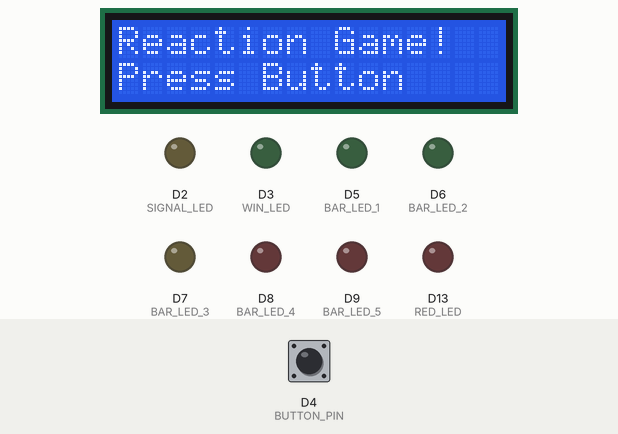
Simulated run of this sketch. Board: STM32 Nucleo. On the bench: 16×2 character LCD, output pins drawn as LEDs (lit = HIGH). The inputs (shaded band) are chosen by the test bench; at power-on: D4 (BUTTON_PIN) HIGH.

Above: at 1.2 s.
1.3 s: D4 (BUTTON_PIN) pulled LOW for 0.15 s
At 1.9 s:
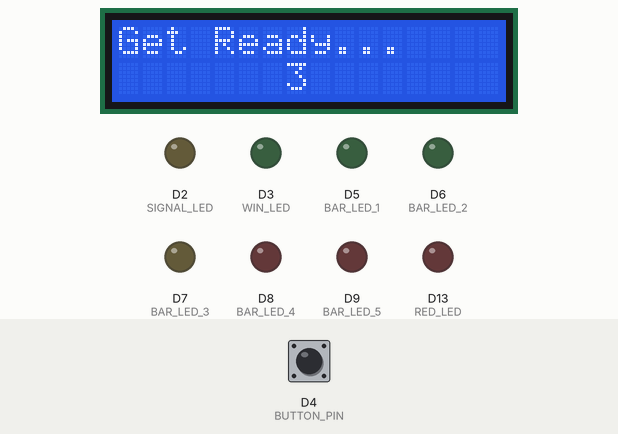
4.4 s: D4 (BUTTON_PIN) pulled LOW for 1 s
At 5.6 s:
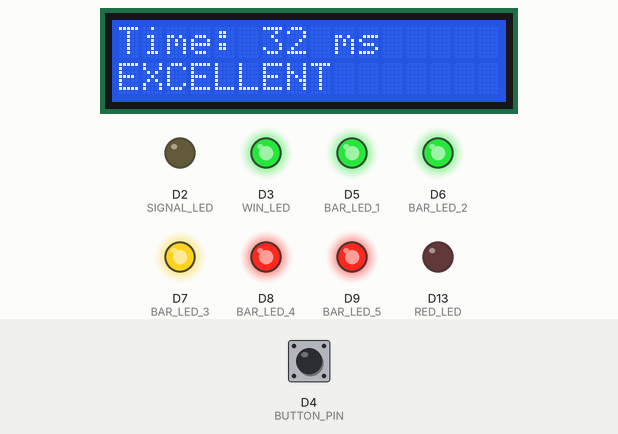
8.4 s: D4 (BUTTON_PIN) pulled LOW for 3.2 s
At 12.6 s:
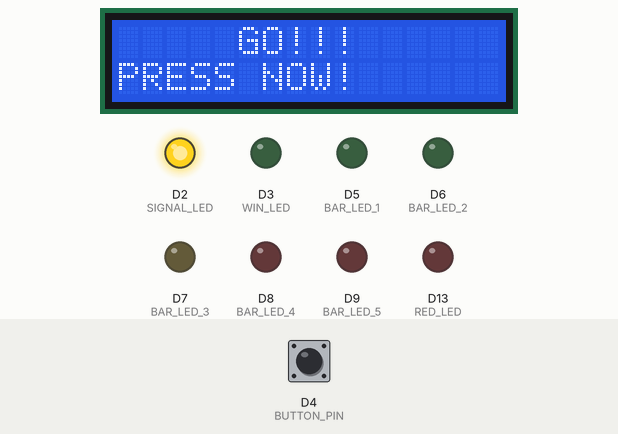
13.1 s: D4 (BUTTON_PIN) pulled LOW for 0.15 s
At 13.5 s:
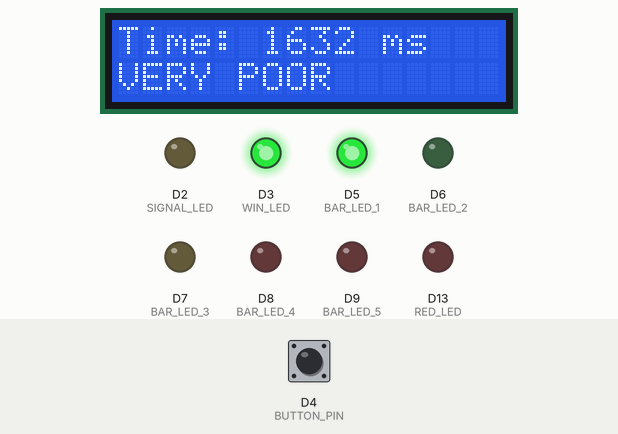
Timing chart, 0 to 17.2 s (numbered marks = the images above; inputs shaded):
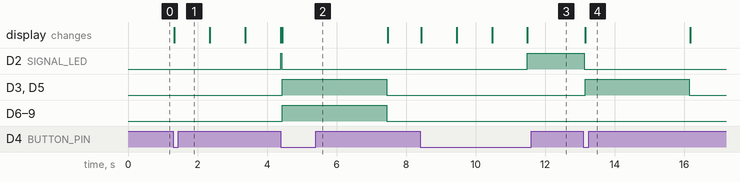

Measured:
- after the input at 1.3 s, D2 (SIGNAL_LED): LOW → HIGH after 3.1 s; the display: changes at once (image 1)
- after the input at 4.4 s, D2 (SIGNAL_LED): HIGH → LOW at once; D3 (WIN_LED), D5 (BAR_LED_1), D6 (BAR_LED_2), D7 (BAR_LED_3), D8 (BAR_LED_4), D9 (BAR_LED_5): LOW → HIGH at once, → LOW 3.0 s later; the display: changes at once (image 2)
- after the input at 8.4 s, D2 (SIGNAL_LED): LOW → HIGH after 3.1 s; the display: first changes at once (image 3 shows a later state)
- after the input at 13.1 s, D2 (SIGNAL_LED): HIGH → LOW at once; D3 (WIN_LED), D5 (BAR_LED_1): LOW → HIGH after 0.05 s, → LOW 3.0 s later; the display: changes after 0.05 s (image 4)

The sketch:

sketch.ino
```cpp
#include <Wire.h>
#include <LiquidCrystal_I2C.h>

// =====================================
// PIN DEFINITIONS
// =====================================

const int SIGNAL_LED = 2;      // Yellow LED - GO signal
const int WIN_LED = 3;         // Green LED - Result
const int BUTTON_PIN = 4;      // Push button
const int RED_LED = LED_BUILTIN;

// Performance bar LEDs
const int BAR_LED_1 = 5;
const int BAR_LED_2 = 6;
const int BAR_LED_3 = 7;
const int BAR_LED_4 = 8;
const int BAR_LED_5 = 9;

// =====================================
// LCD
// =====================================

LiquidCrystal_I2C lcd(0x27, 16, 2);

// =====================================
// GAME STATES
// =====================================

enum GameState {
 WAITING,
 COUNTDOWN,
 GO,
 RESULT,
 FALSE_START
};

GameState gameState = WAITING;

// =====================================
// VARIABLES
// =====================================

unsigned long startTime = 0;
unsigned long reactionTime = 0;

bool lastButtonState = HIGH;

// =====================================
// BUTTON FUNCTION
// =====================================

bool buttonPressed() {

 bool currentState = digitalRead(BUTTON_PIN);

 if (lastButtonState == HIGH && currentState == LOW) {

   delay(20);

   lastButtonState = currentState;

   return true;
 }

 lastButtonState = currentState;

 return false;
}

// =====================================
// READY SCREEN
// =====================================

void showReady() {

 lcd.clear();

 lcd.setCursor(0, 0);
 lcd.print("Reaction Game!");

 lcd.setCursor(0, 1);
 lcd.print("Press Button");
}

// =====================================
// COUNTDOWN
// =====================================

void showCountdown(int number) {

 lcd.clear();

 lcd.setCursor(0, 0);
 lcd.print("Get Ready...");

 lcd.setCursor(7, 1);
 lcd.print(number);
}

// =====================================
// GO SCREEN
// =====================================

void showGo() {

 lcd.clear();

 lcd.setCursor(5, 0);
 lcd.print("GO!!!");

 lcd.setCursor(0, 1);
 lcd.print("PRESS NOW!");
}

// =====================================
// SCORE CALCULATION
// =====================================

String getScore(unsigned long time) {

 if (time < 200) {
   return "EXCELLENT";
 }
 else if (time < 300) {
   return "GOOD";
 }
 else if (time < 450) {
   return "MEDIOCRE";
 }
 else if (time < 600) {
   return "POOR";
 }
 else {
   return "VERY POOR";
 }
}

// =====================================
// TURN OFF ALL LEDs
// =====================================

void allLEDsOff() {

 digitalWrite(SIGNAL_LED, LOW);
 digitalWrite(WIN_LED, LOW);
 digitalWrite(RED_LED, LOW);

 digitalWrite(BAR_LED_1, LOW);
 digitalWrite(BAR_LED_2, LOW);
 digitalWrite(BAR_LED_3, LOW);
 digitalWrite(BAR_LED_4, LOW);
 digitalWrite(BAR_LED_5, LOW);
}

// =====================================
// RESULT LED
// =====================================

void showResultLED(unsigned long time) {

 // Yellow GO LED OFF
 digitalWrite(SIGNAL_LED, LOW);

 // Green LED ON when result is displayed
 digitalWrite(WIN_LED, HIGH);

 // Red LED OFF
 digitalWrite(RED_LED, LOW);
}

// =====================================
// PERFORMANCE BAR
// =====================================

void showPerformanceBar(unsigned long time) {

 // Turn OFF all bar LEDs first

 digitalWrite(BAR_LED_1, LOW);
 digitalWrite(BAR_LED_2, LOW);
 digitalWrite(BAR_LED_3, LOW);
 digitalWrite(BAR_LED_4, LOW);
 digitalWrite(BAR_LED_5, LOW);

 // ===================================
 // EXCELLENT: < 200 ms
 // 5 LEDs
 // ===================================

 if (time < 200) {

   digitalWrite(BAR_LED_1, HIGH);
   digitalWrite(BAR_LED_2, HIGH);
   digitalWrite(BAR_LED_3, HIGH);
   digitalWrite(BAR_LED_4, HIGH);
   digitalWrite(BAR_LED_5, HIGH);
 }

 // ===================================
 // GOOD: 200 - 299 ms
 // 4 LEDs
 // ===================================

 else if (time < 300) {

   digitalWrite(BAR_LED_1, HIGH);
   digitalWrite(BAR_LED_2, HIGH);
   digitalWrite(BAR_LED_3, HIGH);
   digitalWrite(BAR_LED_4, HIGH);
 }

 // ===================================
 // MEDIOCRE: 300 - 449 ms
 // 3 LEDs
 // ===================================

 else if (time < 450) {

   digitalWrite(BAR_LED_1, HIGH);
   digitalWrite(BAR_LED_2, HIGH);
   digitalWrite(BAR_LED_3, HIGH);
 }

 // ===================================
 // POOR: 450 - 599 ms
 // 2 LEDs
 // ===================================

 else if (time < 600) {

   digitalWrite(BAR_LED_1, HIGH);
   digitalWrite(BAR_LED_2, HIGH);
 }

 // ===================================
 // VERY POOR: >= 600 ms
 // 1 LED
 // ===================================

 else {

   digitalWrite(BAR_LED_1, HIGH);
 }
}

// =====================================
// SHOW RESULT
// =====================================

void showResult() {

 String score = getScore(reactionTime);

 lcd.clear();

 lcd.setCursor(0, 0);
 lcd.print("Time: ");
 lcd.print(reactionTime);
 lcd.print(" ms");

 lcd.setCursor(0, 1);
 lcd.print(score);
}

// =====================================
// SETUP
// =====================================

void setup() {

 // Main LEDs
 pinMode(SIGNAL_LED, OUTPUT);
 pinMode(WIN_LED, OUTPUT);
 pinMode(RED_LED, OUTPUT);

 // Push button
 pinMode(BUTTON_PIN, INPUT_PULLUP);

 // Performance bar LEDs
 pinMode(BAR_LED_1, OUTPUT);
 pinMode(BAR_LED_2, OUTPUT);
 pinMode(BAR_LED_3, OUTPUT);
 pinMode(BAR_LED_4, OUTPUT);
 pinMode(BAR_LED_5, OUTPUT);

 // Turn everything OFF
 allLEDsOff();

 // Initialize I2C
 Wire.begin();

 // Initialize LCD
 lcd.init();
 lcd.backlight();

 // Show starting screen
 showReady();
}

// =====================================
// MAIN LOOP
// =====================================

void loop() {

 // ===================================
 // WAITING FOR BUTTON
 // ===================================

 if (gameState == WAITING) {

   if (buttonPressed()) {

     allLEDsOff();

     gameState = COUNTDOWN;

     // ================================
     // COUNTDOWN
     // ================================

     showCountdown(3);
     delay(1000);

     showCountdown(2);
     delay(1000);

     showCountdown(1);
     delay(1000);

     // ================================
     // GO
     // ================================

     showGo();

     // Yellow LED stays ON during GO
     digitalWrite(SIGNAL_LED, HIGH);

     // Start reaction timer
     startTime = millis();

     gameState = GO;
   }
 }

 // ===================================
 // WAITING FOR REACTION
 // ===================================

 else if (gameState == GO) {

   if (buttonPressed()) {

     // Calculate reaction time
     reactionTime = millis() - startTime;

     // Turn OFF yellow GO LED
     digitalWrite(SIGNAL_LED, LOW);

     // Show result on LCD
     showResult();

     // Turn ON green result LED
     showResultLED(reactionTime);

     // Show performance bar
     showPerformanceBar(reactionTime);

     gameState = RESULT;
   }
 }

 // ===================================
 // RESULT DISPLAY
 // ===================================

 else if (gameState == RESULT) {

   // Keep result displayed for 3 seconds
   delay(3000);

   // Turn OFF all LEDs
   allLEDsOff();

   // Return to ready screen
   showReady();

   gameState = WAITING;
 }

 // ===================================
 // FALSE START
 // ===================================

 else if (gameState == FALSE_START) {

   allLEDsOff();

   digitalWrite(RED_LED, HIGH);

   lcd.clear();

   lcd.setCursor(0, 0);
   lcd.print("TOO EARLY!");

   lcd.setCursor(0, 1);
   lcd.print("False Start!");

   delay(2500);

   digitalWrite(RED_LED, LOW);

   showReady();

   gameState = WAITING;
 }
}
```
